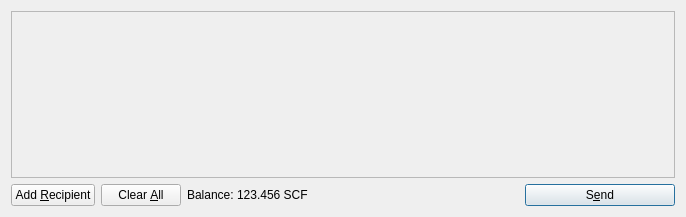
<?xml version="1.0" encoding="UTF-8"?>
<ui version="4.0">
 <class>SendCoinsDialog</class>
 <widget class="QDialog" name="SendCoinsDialog">
  <property name="geometry">
   <rect>
    <x>0</x>
    <y>0</y>
    <width>686</width>
    <height>217</height>
   </rect>
  </property>
  <property name="windowTitle">
   <string>Send Coins</string>
  </property>
  <layout class="QVBoxLayout" name="verticalLayout">
   <item>
    <widget class="QScrollArea" name="scrollArea">
     <property name="widgetResizable">
      <bool>true</bool>
     </property>
     <widget class="QWidget" name="scrollAreaWidgetContents">
      <property name="geometry">
       <rect>
        <x>0</x>
        <y>0</y>
        <width>666</width>
        <height>165</height>
       </rect>
      </property>
      <layout class="QVBoxLayout" name="verticalLayout_2">
       <property name="margin">
        <number>0</number>
       </property>
       <item>
        <layout class="QVBoxLayout" name="entries">
         <property name="spacing">
          <number>6</number>
         </property>
        </layout>
       </item>
       <item>
        <spacer name="verticalSpacer">
         <property name="orientation">
          <enum>Qt::Vertical</enum>
         </property>
         <property name="sizeHint" stdset="0">
          <size>
           <width>20</width>
           <height>40</height>
          </size>
         </property>
        </spacer>
       </item>
      </layout>
     </widget>
    </widget>
   </item>
   <item>
    <layout class="QHBoxLayout" name="horizontalLayout">
     <item>
      <widget class="QPushButton" name="addButton">
       <property name="toolTip">
        <string>Send to multiple recipients at once</string>
       </property>
       <property name="text">
        <string>Add &amp;Recipient</string>
       </property>
       <property name="icon">
        <iconset resource="../bitcoin.qrc">
         <normaloff>:/icons/add</normaloff>:/icons/add</iconset>
       </property>
       <property name="autoDefault">
        <bool>false</bool>
       </property>
      </widget>
     </item>
     <item>
      <widget class="QPushButton" name="clearButton">
       <property name="sizePolicy">
        <sizepolicy hsizetype="Minimum" vsizetype="Fixed">
         <horstretch>0</horstretch>
         <verstretch>0</verstretch>
        </sizepolicy>
       </property>
       <property name="toolTip">
        <string>Remove all transaction fields</string>
       </property>
       <property name="text">
        <string>Clear &amp;All</string>
       </property>
       <property name="icon">
        <iconset resource="../bitcoin.qrc">
         <normaloff>:/icons/remove</normaloff>:/icons/remove</iconset>
       </property>
       <property name="autoRepeatDelay">
        <number>300</number>
       </property>
       <property name="autoDefault">
        <bool>false</bool>
       </property>
      </widget>
     </item>
     <item>
      <layout class="QHBoxLayout" name="horizontalLayout_2">
       <property name="spacing">
        <number>3</number>
       </property>
       <item>
        <widget class="QLabel" name="label">
         <property name="text">
          <string>Balance:</string>
         </property>
        </widget>
       </item>
       <item>
        <widget class="QLabel" name="labelBalance">
         <property name="cursor">
          <cursorShape>IBeamCursor</cursorShape>
         </property>
         <property name="text">
          <string>123.456 SCF</string>
         </property>
         <property name="textInteractionFlags">
          <set>Qt::LinksAccessibleByMouse|Qt::TextSelectableByKeyboard|Qt::TextSelectableByMouse</set>
         </property>
        </widget>
       </item>
      </layout>
     </item>
     <item>
      <spacer name="horizontalSpacer">
       <property name="orientation">
        <enum>Qt::Horizontal</enum>
       </property>
       <property name="sizeHint" stdset="0">
        <size>
         <width>40</width>
         <height>20</height>
        </size>
       </property>
      </spacer>
     </item>
     <item>
      <widget class="QPushButton" name="sendButton">
       <property name="minimumSize">
        <size>
         <width>150</width>
         <height>0</height>
        </size>
       </property>
       <property name="toolTip">
        <string>Confirm the send action</string>
       </property>
       <property name="text">
        <string>S&amp;end</string>
       </property>
       <property name="icon">
        <iconset resource="../bitcoin.qrc">
         <normaloff>:/icons/send</normaloff>:/icons/send</iconset>
       </property>
       <property name="default">
        <bool>true</bool>
       </property>
      </widget>
     </item>
    </layout>
   </item>
  </layout>
 </widget>
 <resources>
  <include location="../bitcoin.qrc"/>
 </resources>
 <connections/>
</ui>
